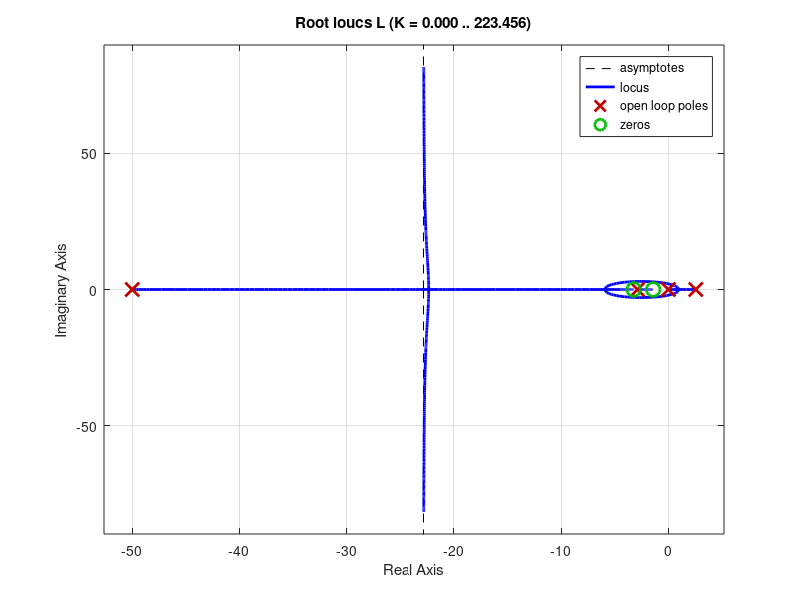
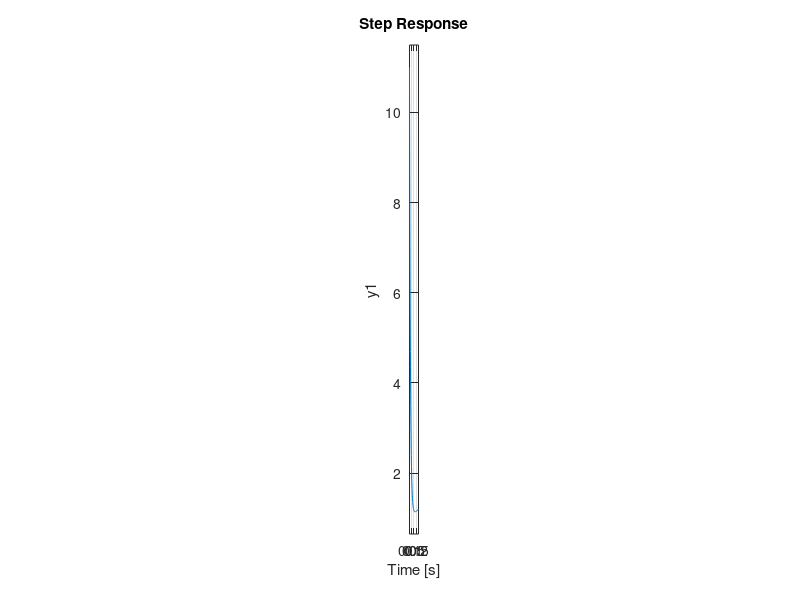

MATLAB code for these plots, in order:

%% PID Controller Root Locus
clear
close all
G = tf(1,[1/3,0.1,-2.455]);
s = tf('s');

sigma = -0.28;
zeta = 0.3495;
omega_n = 0.225;

N = 10;
Kp = 1;
Ti = 1;
Td = 1/5;

%K = Kp*(1 + 1/(Ti*s) + Td*s);
K = Kp*(1 + 1/(s*Ti) + (s*Td)/(1+s*(Td/N)));

L = K*G;

zero(L/(1+L))

figure(1)
rlocus(L)

figure(2)
step(K)
%%
% plot requirenments %
hold on
plot([sigma sigma],[-5 5], '--', 'color', 'r')                      % sigma
plot([0 5*(-zeta)],[0 5*cos(asin(-zeta))], '--', 'color', 'r')      % zeta
plot([0 5*(-zeta)],[0 -5*cos(asin(-zeta))], '--', 'color', 'r')     % zeta
th = linspace( pi/2, -pi/2, 100);                                   % omega_n
R = omega_n;
x = -R*cos(th) + 0;
y = -R*sin(th) + 0;
plot(x,y,'--', 'color', 'r');
axis equal;


